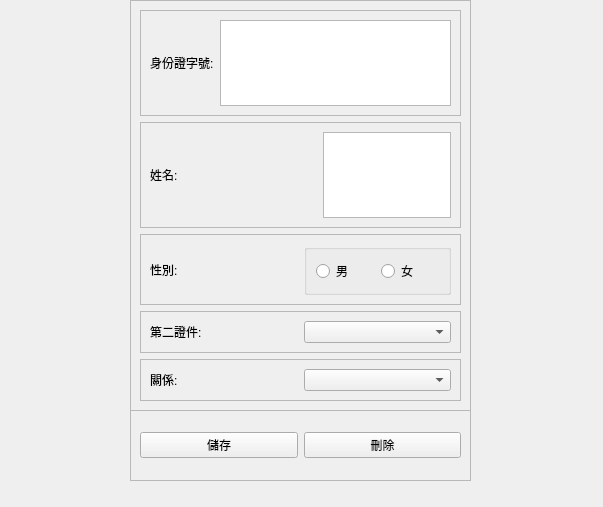
<?xml version="1.0" encoding="UTF-8"?>
<ui version="4.0">
 <class>MainWindow</class>
 <widget class="QMainWindow" name="MainWindow">
  <property name="geometry">
   <rect>
    <x>0</x>
    <y>0</y>
    <width>603</width>
    <height>507</height>
   </rect>
  </property>
  <property name="windowTitle">
   <string>監護人頁面</string>
  </property>
  <property name="autoFillBackground">
   <bool>false</bool>
  </property>
  <property name="styleSheet">
   <string notr="true"/>
  </property>
  <property name="unifiedTitleAndToolBarOnMac">
   <bool>true</bool>
  </property>
  <widget class="QWidget" name="centralwidget">
   <property name="autoFillBackground">
    <bool>false</bool>
   </property>
   <widget class="QFrame" name="frame_6">
    <property name="geometry">
     <rect>
      <x>130</x>
      <y>0</y>
      <width>341</width>
      <height>411</height>
     </rect>
    </property>
    <property name="frameShape">
     <enum>QFrame::StyledPanel</enum>
    </property>
    <property name="frameShadow">
     <enum>QFrame::Raised</enum>
    </property>
    <layout class="QVBoxLayout" name="verticalLayout">
     <item>
      <widget class="QFrame" name="frame">
       <property name="frameShape">
        <enum>QFrame::StyledPanel</enum>
       </property>
       <property name="frameShadow">
        <enum>QFrame::Raised</enum>
       </property>
       <layout class="QHBoxLayout" name="horizontalLayout">
        <item>
         <widget class="QLabel" name="label">
          <property name="text">
           <string>身份證字號:</string>
          </property>
         </widget>
        </item>
        <item>
         <widget class="QPlainTextEdit" name="plainTextEdit"/>
        </item>
       </layout>
      </widget>
     </item>
     <item>
      <widget class="QFrame" name="frame_2">
       <property name="frameShape">
        <enum>QFrame::StyledPanel</enum>
       </property>
       <property name="frameShadow">
        <enum>QFrame::Raised</enum>
       </property>
       <layout class="QHBoxLayout" name="horizontalLayout_2">
        <item>
         <widget class="QLabel" name="label_2">
          <property name="text">
           <string>姓名:</string>
          </property>
         </widget>
        </item>
        <item>
         <widget class="QPlainTextEdit" name="plainTextEdit_2">
          <property name="maximumSize">
           <size>
            <width>128</width>
            <height>16777215</height>
           </size>
          </property>
         </widget>
        </item>
       </layout>
      </widget>
     </item>
     <item>
      <widget class="QFrame" name="frame_3">
       <property name="frameShape">
        <enum>QFrame::StyledPanel</enum>
       </property>
       <property name="frameShadow">
        <enum>QFrame::Raised</enum>
       </property>
       <layout class="QHBoxLayout" name="horizontalLayout_3">
        <item>
         <widget class="QLabel" name="label_3">
          <property name="text">
           <string>性別:</string>
          </property>
         </widget>
        </item>
        <item>
         <widget class="QGroupBox" name="groupBox">
          <property name="minimumSize">
           <size>
            <width>128</width>
            <height>0</height>
           </size>
          </property>
          <property name="title">
           <string/>
          </property>
          <layout class="QHBoxLayout" name="horizontalLayout_6">
           <item>
            <widget class="QRadioButton" name="radioButton">
             <property name="text">
              <string>男</string>
             </property>
            </widget>
           </item>
           <item>
            <widget class="QRadioButton" name="radioButton_2">
             <property name="text">
              <string>女</string>
             </property>
            </widget>
           </item>
          </layout>
         </widget>
        </item>
       </layout>
      </widget>
     </item>
     <item>
      <widget class="QFrame" name="frame_4">
       <property name="frameShape">
        <enum>QFrame::StyledPanel</enum>
       </property>
       <property name="frameShadow">
        <enum>QFrame::Raised</enum>
       </property>
       <layout class="QHBoxLayout" name="horizontalLayout_4">
        <item>
         <widget class="QLabel" name="label_4">
          <property name="minimumSize">
           <size>
            <width>0</width>
            <height>0</height>
           </size>
          </property>
          <property name="text">
           <string>第二證件:</string>
          </property>
         </widget>
        </item>
        <item>
         <widget class="QComboBox" name="comboBox">
          <property name="minimumSize">
           <size>
            <width>128</width>
            <height>0</height>
           </size>
          </property>
         </widget>
        </item>
       </layout>
      </widget>
     </item>
     <item>
      <widget class="QFrame" name="frame_5">
       <property name="frameShape">
        <enum>QFrame::StyledPanel</enum>
       </property>
       <property name="frameShadow">
        <enum>QFrame::Raised</enum>
       </property>
       <layout class="QHBoxLayout" name="horizontalLayout_5">
        <item>
         <widget class="QLabel" name="label_5">
          <property name="minimumSize">
           <size>
            <width>0</width>
            <height>0</height>
           </size>
          </property>
          <property name="text">
           <string>關係:</string>
          </property>
         </widget>
        </item>
        <item>
         <widget class="QComboBox" name="comboBox_2">
          <property name="minimumSize">
           <size>
            <width>128</width>
            <height>0</height>
           </size>
          </property>
         </widget>
        </item>
       </layout>
      </widget>
     </item>
    </layout>
   </widget>
   <widget class="QFrame" name="frame_7">
    <property name="geometry">
     <rect>
      <x>130</x>
      <y>410</y>
      <width>341</width>
      <height>71</height>
     </rect>
    </property>
    <property name="frameShape">
     <enum>QFrame::StyledPanel</enum>
    </property>
    <property name="frameShadow">
     <enum>QFrame::Raised</enum>
    </property>
    <layout class="QHBoxLayout" name="horizontalLayout_7">
     <item>
      <widget class="QPushButton" name="pushButton">
       <property name="text">
        <string>儲存</string>
       </property>
      </widget>
     </item>
     <item>
      <widget class="QPushButton" name="pushButton_2">
       <property name="text">
        <string>刪除</string>
       </property>
      </widget>
     </item>
    </layout>
   </widget>
  </widget>
 </widget>
 <resources/>
 <connections/>
</ui>
